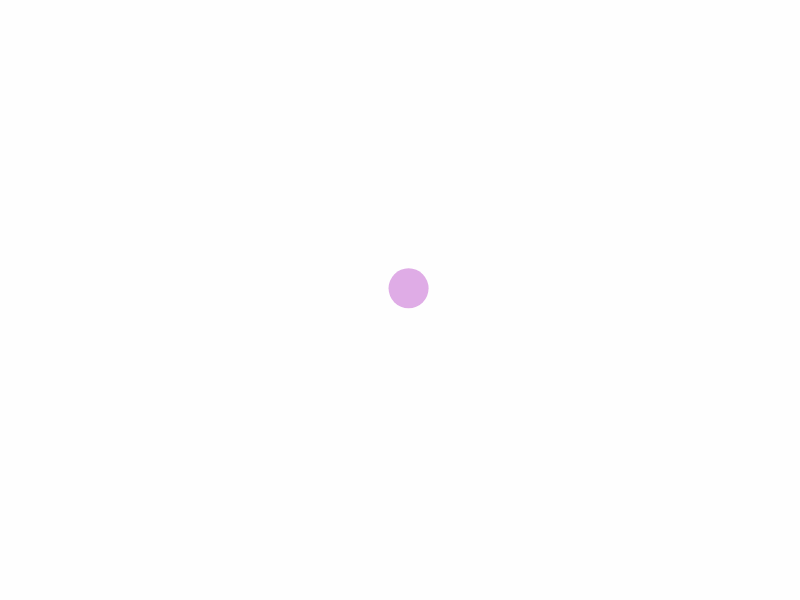
Frame 1 (no input)
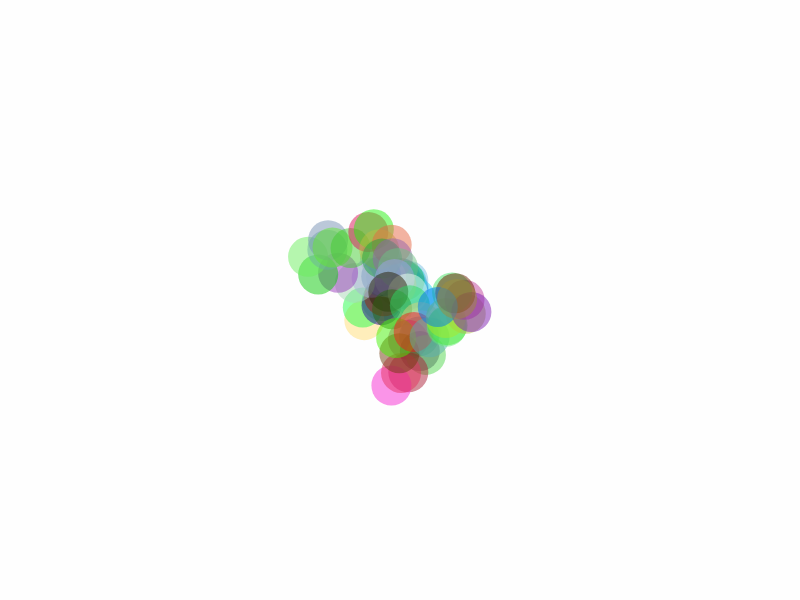
Frame 60 (no input)
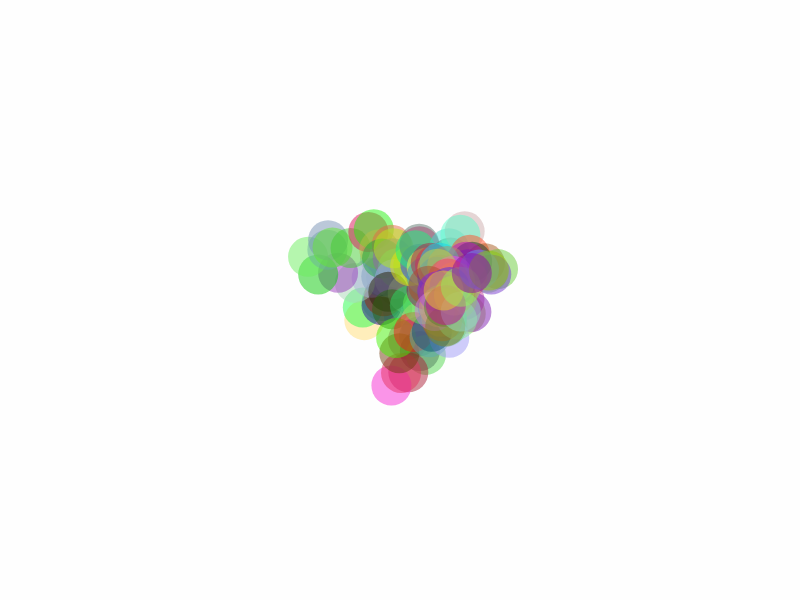
Frame 120 (the mouse pressed at the canvas centre since frame 60)

The p5.js sketch that drew these frames (run headless with seeded random() and noise() and a simulated clock; from frame 60 on, the mouse is pressed at the canvas centre):

// p5.js sketch
// ── sketch.js
// First look at the constructor function 
// al 12 November 2016


var blobs = [];
var x, y;
var gInc = 20;
var gOpac = 127;
var gBSize = 40;
var gTailLength = 500;

function setup() {
		createCanvas(800,600); 
		background("#fefefe");
		noStroke();
		x = width/2;
		y = height/2; 
		createP("Makes a random walk of blobs around the screen.");
		createP("The blob trail is limited to a set number of blobs, after which they begin to disappear.")
	
}

function draw() {
	x = x+random(-gInc,gInc);
	y = y+random(-gInc,gInc);
	if (y>height) { 
		y=0; 
	} 
	if (y<0) { 
		y=height; 
	} 
	if (x>width) { 
		x=0; 
	} 
	if (x<0) { 
		x=width; 
	} 
	
	r = random(255);
	g = random(255);
	b = random(255);
	background("#fefefe");
	
	blobs.push(new Blob(x,y,r,g,b));
	if (blobs.length>gTailLength){
		blobs.splice(0,1);
	}
	for (var i = 0; i < blobs.length; i++) {
		blobs[i].show();
	} // for loop
}	// draw

function Blob(xPos,yPos,rCol,gCol,bCol) { // constructor
	this.x = xPos;
	this.y = yPos;
	this.r = rCol;
	this.g = gCol;
	this.b = bCol;

	this.show = function() {
		fill(this.r,this.g,this.b,gOpac);
		ellipse(this.x,this.y,gBSize);
	} // this.show
}	// fn Blob
	

// ── sketch01.js
// First look at the euclidean geometry and vectors  
// al 12 November 2016

function setup() {
	createCanvas(1000,600);
	background("#fefefe");
	t = new Thing;
	
}

function draw() {	
	t.update();
	t.render();
}

function Thing() { // thing constructor
	this.d = 40;
	this.maxSpeed = 20;
	
	// euclidean velocity - start in centre of canvas with a random velocity
	this.pos = createVector(width/2,height/2);

	this.update = function() {
		this.vel = createVector(random(-100,100),random(-100,100));
		this.vel.normalize();
		this.vel.mult(this.maxSpeed);
		this.pos.add(this.vel);
	} // update


	this.render = function() {
		background("#fefefe");
		noStroke();
		fill(255,0,0,127);
		ellipse(this.pos.x,this.pos.y,this.d);
	} // show
} // Thing



// ── sketch02.js
// Adding accelaration 
// al 12 November 2016

function setup() {
	createCanvas(1000,600);
	background("#fefefe");
	t = new Thing;
	
}

function draw() {	
	gMousePos = createVector(mouseX,mouseY);
	t.update();
	t.render();
}

function Thing() { // thing constructor
	this.d = 40;
	this.maxSpeed = 10;
	// euclidean velocity - start in centre of canvas with a random velocity
	this.pos = createVector(20,20);
	this.vel = createVector(0,0);
	this.acc = createVector(0,0);

	this.update = function() {
		this.vel.add(this.acc);
		this.pos.add(this.vel);
	} // update

	this.render = function() {
		background("#fefefe");
		noStroke();
		fill(255,0,0,150);
		ellipse(this.pos.x,this.pos.y,this.d);
	} // show
} // Thing



// ── sketch03.js
// Seeking the target (mouse position) 
// al 12 November 2016

function setup() {
	createCanvas(1000,600);
	background("#fefefe");
	t = new Thing;
	
}

function draw() {	
	t.update();
	t.render();
}

function Thing() { // thing constructor
	this.d = 40;
	this.maxSpeed = 10;
	// euclidean velocity - start in centre of canvas with a random velocity
	this.pos = createVector(20,20);
	this.vel = createVector(0,0);
	//this.acc = createVector(0,0);

	this.update = function() {
		// calculate vector to mouse
		this.seekTarget();
		this.vel.add(this.acc);
		this.vel.normalize();
		this.vel.mult(this.maxSpeed);
		this.pos.add(this.vel);
	} // update

	this.render = function() {
		background("#fefefe");
		noStroke();
		fill(255,0,0,150);
		ellipse(this.pos.x,this.pos.y,this.d);
	} // show

	this.seekTarget = function() {
		this.mouseNow = createVector(mouseX,mouseY);
		this.acc = this.mouseNow.sub(this.pos); 
	}
} // Thing



// ── sketch04.js
// Seeking the target (mouse position) 
// includes inelegant but effective lock into position
// al 12 November 2016

function setup() {
	createCanvas(1000,600);
	background("#fefefe")
	t = new Thing;
	
}

function draw() {	
	t.update();
	t.render();
}

function Thing() { // thing constructor
	this.d = 50;
	this.maxSpeed = 5;
	// euclidean velocity - start in centre of canvas with a random velocity
	this.pos = createVector(20,20);
	this.vel = createVector(50,50);
	this.acc = createVector(0,0);

	this.update = function() {
		// calculate vector to mouse
		this.seekTarget();
		if (this.acc.mag()<this.d*0.05) {
			this.acc.mult(0);
			this.vel.mult(0);
		}
		this.vel.add(this.acc);
		this.vel.normalize();
		this.vel.mult(this.maxSpeed);
		this.pos.add(this.vel);
	} // update

	this.render = function() {
		background("#fefefe");
		noStroke();
		fill(255,0,0,150);
		ellipse(this.pos.x,this.pos.y,this.d);
	} // show

	this.seekTarget = function() {
		this.mouseNow = createVector(mouseX,mouseY);
		this.acc = this.mouseNow.sub(this.pos); 
	} // render
} // Thing



// ── sketch05.js
// Seeking the target (mouse position) 
// attempts to build in random size and its effect
// on accelaration based on size = mass. 
// al 12 November 2016

var gThingWorld = [];
var gPop = 100;

function setup() {
	createCanvas(1000,600);
	background("#fefefe")
	for (var i = 0; i < gPop; i++) {
		gThingWorld[i] = new Thing;
	}
}

function draw() {	
		background("#fefefe");
	for (var i = 0; i < gThingWorld.length; i++) {
		gThingWorld[i].update();
		gThingWorld[i].render();
	}
}

function Thing() { // thing constructor
	this.d = random(5,30);
	//this.qFactor = p5.Vector.random2D();
	//print(this.qFactor);
	this.force = 0.1/this.d;
	//print(this.d);
	this.maxSpeed = random(1,10);
	// euclidean velocity - start in centre of canvas with a random velocity
	this.pos = createVector(20,20);
	this.vel = createVector(0,0);
	this.acc = createVector(0,0);

	this.update = function() {
		// calculate vector to mouse
		this.seekTarget();
		this.acc.add(this.qFactor);

		if (this.acc.mag()<this.d*0.10) {
			this.acc.mult(0);
			this.vel.mult(0);
		}

		this.acc.mult(1/(this.d));
		this.vel.add(this.acc);
		this.vel.normalize();
		this.vel.mult(this.maxSpeed);
		this.pos.add(this.vel);
	} // update

	this.render = function() {
		noStroke();
		fill(255,0,0,50);
		ellipse(this.pos.x,this.pos.y,this.d);
	} // show

	this.seekTarget = function() {
		this.mouseNow = createVector(mouseX,mouseY);
		this.acc = this.mouseNow.sub(this.pos); 
	}
} // Thing



// ── sketch06.js
// Seeking a target (lone Thing chasing the mouse)
// This example of Craig Reynolds'steering formula in action 
// (steering = desired-velocity)  is from Dan Shiffman's Processing 
// book, The Nature of Code and modified for p5.js by al.  
// al 14 November 2016


function setup() {
	createCanvas(1000,600);
	background("#fefefe")
	t = new Thing(random(width),random(height));
}

function draw() {	
	gTarget = createVector(mouseX,mouseY);
	background("#fefefe");
	t.seekTarget(gTarget);
	t.update();
	t.render();
}

function Thing(startX,startY) { // thing constructor
	this.d = 40; 
	this.maxSpeed = 4;
	this.maxForce = 0.1;

	// euler integration physics engine
	this.acc = createVector(0,0);
	this.vel = createVector(0,0);
	this.pos = createVector(startX,startY);

	// vectors for Reynolds' steering formula
	this.desired = createVector(0,0);
	this.steering = createVector(0,0);

	this.update = function() {
		this.vel.add(this.acc);
		this.vel.limit(this.maxSpeed);
		this.pos.add(this.vel);
		this.acc.mult(0); // reset acc after each update
	} // update

	this.applyForce = function(aForce) {
		this.acc.add(aForce);
	} // applyForce

	this.seekTarget = function(target) {
		this.desired = p5.Vector.sub(target,this.pos);
		this.desired.normalize();
		this.desired.mult(this.maxSpeed);
		this.steering = p5.Vector.sub(this.desired,this.vel);
		this.steering.limit(this.maxForce);
		this.applyForce(this.steering);
	} // seekTarget

	this.render = function() {
		noStroke();
		fill(127,127,0,127);
		ellipse(this.pos.x,this.pos.y,this.d);
	} // render

} // Thing



// ── sketch07.js
// Seeking a target (multiple Things, all identical except for 
// starting position, chasing the mouse)
// This example of Craig Reynolds'steering formula in action 
// (steering = desired-velocity) is from Dan Shiffman's 
// Processing book, The Nature of Code and modified for p5.js by al.  
// al 14 November 2016

var gPop = 500;
var gThings = [];

function setup() {
	createCanvas(1000,600);
	background("#fefefe")
	gThings.length = gPop;
	for (var i = 0; i < gPop; i++) {
		gThings[i] = new Thing(random(width),random(height));
	}
	createP("Target seeking (mouse) with Reynolds steering behaviour");
	createP("sketch07.js");
}

function draw() {	
	gTarget = createVector(mouseX,mouseY);
	background("#fefefe");
	for (var i = 0; i < gThings.length; i++) {
		gThings[i].seekTarget(gTarget);
		gThings[i].update();
		gThings[i].render();
	}	
}

function Thing(startX,startY) { // thing constructor
	this.d = 40; 
	this.maxSpeed = 4;
	this.maxForce = 0.04;

	// euler integration physics engine
	this.acc = createVector(0,0);
	this.vel = createVector(0,0);
	this.pos = createVector(startX,startY);

	// vectors for Reynolds' steering formula
	this.desired = createVector(0,0);
	this.steering = createVector(0,0);

	this.update = function() {
		this.vel.add(this.acc);
		this.vel.limit(this.maxSpeed);
		this.pos.add(this.vel);
		this.acc.mult(0); // reset acc after each update
	} // update

	this.applyForce = function(aForce) {
		this.acc.add(aForce);
	} // applyForce

	this.seekTarget = function(target) {
		this.desired = p5.Vector.sub(target,this.pos);

		this.distTarget = this.desired.mag();
		this.desired.normalize();
		this.desired.mult(this.maxSpeed);
		this.steering = p5.Vector.sub(this.desired,this.vel);
		this.steering.limit(this.maxForce);
		this.applyForce(this.steering);
	} // seekTarget

	this.render = function() {
		noStroke();
		fill(127,127,0,72);
		ellipse(this.pos.x,this.pos.y,this.d);
	} // render

} // Thing



// ── sketch08.js
// Seeking a target (multiple Things, all identical except for 
// starting position, chasing the mouse)
// This example of Craig Reynolds'steering formula in action together with his arrival algorithm
// (steering = desired-velocity) is from Dan Shiffman's 
// Processing book, The Nature of Code and modified for p5.js by al.  
// al 14 November 2016

var gPop = 30;
var gThings = [];

function setup() {
	createCanvas(1000,600);
	background("#fefefe")
	gThings.length = gPop;
	for (var i = 0; i < gPop; i++) {
		gThings[i] = new Thing(random(width),random(height));
	}
	createP("Multiple Things, all identical except for starting position, chasing the mouse");
	createP("With Reynolds' arrival algorithm via Shiffman. sketch08.js")
}

function draw() {	
	gTarget = createVector(mouseX,mouseY);
	background("#fefefe");
	for (var i = 0; i < gThings.length; i++) {
		gThings[i].seekTarget(gTarget);
		gThings[i].update();
		gThings[i].render();
	}	
}

function Thing(startX,startY) { // thing constructor
	this.d = 40; 
	this.maxSpeed = 5;
	this.maxForce = 0.1;

	// euler integration physics engine
	this.acc = createVector(0,0);
	this.vel = createVector(0,0);
	this.pos = createVector(startX,startY);

	// vectors for Reynolds' steering formula
	this.desired = createVector(0,0);
	this.steering = createVector(0,0);

	this.update = function() {
		this.vel.add(this.acc);
		this.vel.limit(this.maxSpeed);
		this.pos.add(this.vel);
		this.acc.mult(0); // reset acc after each update
	} // update

	this.applyForce = function(aForce) {
		this.acc.add(aForce);
	} // applyForce

	this.seekTarget = function(target) {
		this.desired = p5.Vector.sub(target,this.pos);

		this.distTarget = this.desired.mag();
		this.desired.normalize();
	// arrival algorithm from Reynolds	
		if (this.distTarget < 3*this.d) { // 3 x body size
			this.maxArrSpeed = map(this.distTarget,0,100,0,this.maxSpeed);
			this.desired.mult(this.maxArrSpeed);
		} 	else {
			this.desired.mult(this.maxSpeed);
		}
		
		this.steering = p5.Vector.sub(this.desired,this.vel);
		this.steering.limit(this.maxForce);
		this.applyForce(this.steering);
	} // seekTarget

	this.render = function() {
		noStroke();
		fill(127,127,0,127);
		ellipse(this.pos.x,this.pos.y,this.d);
	} // render

} // Thing



// ── sketch09.js
// Seeking a target (multiple Things, all identical except for 
// starting position, chasing the mouse)
// This example of Craig Reynolds'steering formula in action 
// (steering = desired-velocity) is from Dan Shiffman's 
// Processing book, The Nature of Code and modified for p5.js by al.  
// al 14 November 2016

var gPop = 200;
var gThings = [];

function setup() {
	createCanvas(1000,600);
	background("#fefefe")
	gThings.length = gPop;
	for (var i = 0; i < gPop; i++) {
		gThings[i] = new Thing(random(width),random(height));
	}
	createP("Target seeking (mouse) with Reynolds' steering and avoidance behaviours");
	createP("sketch09.js");
}

function draw() {	
	gTarget = createVector(mouseX,mouseY);
	background("#fefefe");
	for (var i = 0; i < gThings.length; i++) {
		gThings[i].seekTarget(gTarget);
		gThings[i].separate(gThings);
		gThings[i].update();
		gThings[i].render();
	}	
	
}

function Thing(startX,startY) { // thing constructor
	this.d = 40; 
	this.maxSpeed = 4;
	this.maxForce = 0.04;

	// euler integration physics engine
	this.acc = createVector(0,0);
	this.vel = createVector(0,0);
	this.pos = createVector(startX,startY);

	// vectors for Reynolds' steering formula
	this.desired = createVector(0,0);
	this.steering = createVector(0,0);

	this.update = function() {
		this.vel.add(this.acc);
		this.vel.limit(this.maxSpeed);
		this.pos.add(this.vel);
		this.acc.mult(0); // reset acc after each update
	} // update

	this.applyForce = function(aForce) {
		this.acc.add(aForce);
	} // applyForce

	this.seekTarget = function(target) {
		this.desired = p5.Vector.sub(target,this.pos);
		this.distTarget = this.desired.mag();
		this.desired.normalize();
		this.desired.mult(this.maxSpeed);
		this.steering = p5.Vector.sub(this.desired,this.vel);
		this.steering.limit(this.maxForce);
		this.applyForce(this.steering);
	} // seekTarget

	this.separate = function(thingArray) {
		this.desSep = this.d*1.1// desired separation in body widths
		closeSum = createVector();
		closeCount = 0;
		for (var i = 0; i < gThings.length; i++) {
			locSep = p5.Vector.dist(this.pos,gThings[i].pos);
//			print(sepLocal); 
			if (locSep>0 && locSep<this.desSep){
				diffVect = p5.Vector.sub(this.pos,gThings[i].pos);
				diffVect.normalize();
				diffVect.div(locSep);
				closeSum.add(diffVect);
				closeCount++;	
			}
		}
		if (closeCount>0) {
			closeSum.div(closeCount);
			closeSum.normalize();
			closeSum.mult(this.maxSpeed);
			this.steering = p5.Vector.sub(closeSum,this.vel);
			this.steering.limit(this.maxForce);
			this.applyForce(this.steering);
		}
	}


	this.render = function() {
		noStroke();
		fill(127,127,0,72);
		ellipse(this.pos.x,this.pos.y,this.d);
	} // render

} // Thing



// ── sketch10.js
// Seeking a target (multiple Things, all identical except for 
// starting position, chasing the mouse)
// This example of Craig Reynolds'steering formula in action 
// (steering = desired-velocity) is from Dan Shiffman's 
// Processing book, The Nature of Code and modified for p5.js by al.  
// al 14 November 2016

var gPop = 100;
var gSeekWt = 5;
var gSepWt =  7;
var gSepMult = 2.1;

var gThings = [];

function setup() {
	createCanvas(1000,600);
	background("#fefefe")
	gThings.length = gPop;
	for (var i = 0; i < gPop; i++) {
		gThings[i] = new Thing(random(width),random(height));
	}
	createP("Target seeking (mouse) with Reynolds' steering and avoidance behaviours");
	createP("sketch09.js");
}

function draw() {	
	gTarget = createVector(mouseX,mouseY);
	background("#fefefe");
	for (var i = 0; i < gThings.length; i++) {
		gThings[i].applyBehaviours(gThings);
		gThings[i].update();
		gThings[i].render();
	}	
}

function Thing(startX,startY) { // thing constructor
	this.d = 40; 
	this.maxSpeed = 5;
	this.maxForce = 0.04;

	// euler integration physics engine
	this.acc = createVector(0,0);
	this.vel = createVector(0,0);
	this.pos = createVector(startX,startY);

	// vectors for Reynolds' steering formula
	this.desired = createVector(0,0);
	this.steering = createVector(0,0);

	this.update = function() {
		this.vel.add(this.acc);
		this.vel.limit(this.maxSpeed);
		this.pos.add(this.vel);
		this.acc.mult(0); // reset acc after each update
	} // update

	this.applyForce = function(aForce) {
		this.acc.add(aForce);
	} // applyForce

	this.applyBehaviours = function(thingArray) {
		this.sepVect = this.separate(thingArray);
		this.sepVect.mult(gSepWt);
		this.seekVect = this.seekTarget(gTarget);
		this.seekVect.mult(gSeekWt);

		this.applyForce(this.sepVect);
		this.applyForce(this.seekVect);
	} // applyBehaviours

	this.seekTarget = function(target) {
		this.desired = p5.Vector.sub(target,this.pos);
		this.distTarget = this.desired.mag();
		this.desired.normalize();
		this.desired.mult(this.maxSpeed);
		this.steering = p5.Vector.sub(this.desired,this.vel);
		this.steering.limit(this.maxForce);
		return this.steering;
	} // seekTarget

	this.separate = function(thingArray) {
		this.desSep = this.d*gSepMult;// desired separation in body widths
		closeSum = createVector();
		closeCount = 0;
		//this.steering = createVector();
		for (var i = 0; i < thingArray.length; i++) {
			locSep = p5.Vector.dist(this.pos,thingArray[i].pos);
			if (locSep>0 && locSep<this.desSep){
				diffVect = p5.Vector.sub(this.pos,thingArray[i].pos);
				diffVect.normalize();
				diffVect.div(locSep);
				closeSum.add(diffVect);
				closeCount++;	
			}
		}
		if (closeCount>0) {
			closeSum.div(closeCount);
			closeSum.normalize();
			closeSum.mult(this.maxSpeed);
			this.steering = p5.Vector.sub(closeSum,this.vel);
			this.steering.limit(this.maxForce);
		}	
		return this.steering;
	} // separate

	this.render = function() {
		noStroke();
		fill(127,127,0,72);
		ellipse(this.pos.x,this.pos.y,this.d);
	} // render

} // Thing



// ── sketch11.js
// Seeking a target (multiple Things, all identical except for 
// starting position, chasing the mouse)
// This example of Craig Reynolds'steering formula in action 
// (steering = desired-velocity) is from Dan Shiffman's 
// Processing book, The Nature of Code and modified for p5.js by al.  
// al 14 November 2016

var gPop = 200;
var gAliWt = 	10;
var gSepWt =  5;
var gTarWt = 5;
var gLocalityRad = 100;
var gSepMult = 4.5;


var gThings = [];

function setup() {
	createCanvas(1000,600);
	background("#fefefe")
	gThings.length = gPop;
	for (var i = 0; i < gPop; i++) {
		gThings[i] = new Thing(random(width),random(height));
	}
	createP("Flocking with two of Reynolds' three rules - separation (avoid), alignment (copy)");
	createP("sketch11.js");
}

function draw() {	
	gTarget = createVector(width/2,height/2);
	background("#fefefe");
	for (var i = 0; i < gThings.length; i++) {
		gThings[i].applyBehaviours(gThings);
		gThings[i].update();
		gThings[i].render();
	}	
}

function Thing(startX,startY) { // thing constructor
	this.d = 5; 
	this.maxSpeed = 7;
	this.maxForce = 0.01;

	this.radar = gLocalityRad; // neighbour sensing - set to global value

	// euler integration physics engine
	this.acc = createVector(0,0);
	this.vel = createVector(0,0);
	this.pos = createVector(startX,startY);

	// vectors for Reynolds' steering formula
	this.desired = createVector(0,0);
	this.steering = createVector(0,0);

	this.update = function() {
		this.vel.add(this.acc);
		this.vel.limit(this.maxSpeed);
		this.pos.add(this.vel);
		this.acc.mult(0); // reset acc after each update
	} // update

	this.applyForce = function(aForce) {
		this.acc.add(aForce);
	} // applyForce

	this.applyBehaviours = function(thingArray) {
		this.sepVect = this.separate(thingArray);
		this.sepVect.mult(gSepWt);
		this.aliVect = this.align(thingArray);
		this.aliVect.mult(gAliWt);
		this.tarVect = this.seekTarget(gTarget);
		this.tarVect.mult(gTarWt);

		this.applyForce(this.sepVect);
		this.applyForce(this.aliVect);
		this.applyForce(this.tarVect);
	} // applyBehaviours

	this.align = function(thingArray) {
		this.radar = gLocalityRad;
		closeSum = createVector();
		closeCount = 0;
		for (var i = 0; i < thingArray.length; i++) {
			locSep = p5.Vector.dist(this.pos,thingArray[i].pos);
			if (locSep>0 && locSep<this.radar) {
				closeSum.add(thingArray[i].vel);	
				closeCount++	
			}
		}	
		if (closeCount>0) {
			closeSum.div(closeCount);
			closeSum.normalize();
			closeSum.mult(this.maxSpeed);
			this.steering = p5.Vector.sub(closeSum,this.vel);
			this.steering.limit(this.maxForce);
		}	else {
			this.steering.mult(0);
		}
		return this.steering;
} // align

	this.seekTarget = function(target) {
		this.desired = p5.Vector.sub(target,this.pos);
		this.distTarget = this.desired.mag();
		this.desired.normalize();
		this.desired.mult(this.maxSpeed);
		this.steering = p5.Vector.sub(this.desired,this.vel);
		this.steering.limit(this.maxForce);
		return this.steering;
	} // seekTarget

	this.separate = function(thingArray) {
		this.desSep = this.d*gSepMult;// desired separation in body widths
		closeSum = createVector();
		closeCount = 0;
		//this.steering = createVector();
		for (var i = 0; i < thingArray.length; i++) {
			locSep = p5.Vector.dist(this.pos,thingArray[i].pos);
			if (locSep>0 && locSep<this.desSep){
				diffVect = p5.Vector.sub(this.pos,thingArray[i].pos);
				diffVect.normalize();
				diffVect.div(locSep);
				closeSum.add(diffVect);
				closeCount++;	
			}
		}
		if (closeCount>0) {
			closeSum.div(closeCount);
			closeSum.normalize();
			closeSum.mult(this.maxSpeed);
			this.steering = p5.Vector.sub(closeSum,this.vel);
			this.steering.limit(this.maxForce);
		}	else {
			this.steering.mult(0);
		}
		return this.steering;
	} // separate

	this.renderTemp = function() {
		noStroke();
		fill(127,127,0,72);
		ellipse(this.pos.x,this.pos.y,this.d);
	} // render

	this.render = function() {
 		// Draw a triangle rotated in the direction of velocity
 		theta = this.vel.heading() + radians(90);	
	  	fill(127,127,0,127);
	  	noStroke();
	  	push();
	  	translate(this.pos.x,this.pos.y);
		rotate(theta);
		beginShape();
	  	vertex(0, -this.d*2);
		vertex(-this.d, this.d*2);
		vertex(this.d, this.d*2);
		endShape(CLOSE);
		// stroke("royalblue");
		// noFill();
		// ellipse(0,0,this.d*4);
		pop();
 	}	// update

} // Thing



// ── sketch12.js
// Seeking a target (multiple Things, all identical except for 
// starting position, chasing the mouse)
// This example of Craig Reynolds'steering formula in action 
// (steering = desired-velocity) is from Dan Shiffman's 
// Processing book, The Nature of Code and modified for p5.js by al.  
// al 14 November 2016

var gPop = 100;
var gAliWt = 	2;
var gSepWt =  2;
var gStaWt = 2;
var gTarWt = 6;
var gLocalityRad = 100;
var gSepMult = 4.5;


var gThings = [];

function setup() {
	createCanvas(1000,600);
	background("#fefefe")
	gThings.length = gPop;
	for (var i = 0; i < gPop; i++) {
		gThings[i] = new Thing(random(width),random(height));
	}
	createP("Flocking with Reynolds' three rules - separation (avoid), alignment (copy), cohesion (centre) (");
	createP("sketch12.js");
}

function draw() {	
	//gTarget = createVector(width/2,height/2);
	gTarget = createVector(mouseX,mouseY);
	background("#fefefe");
	for (var i = 0; i < gThings.length; i++) {
		gThings[i].applyBehaviours(gThings);
		gThings[i].update();
		gThings[i].render();
	}	
}

function Thing(startX,startY) { // thing constructor
	this.d = 5; 
	this.maxSpeed = 7;
	this.maxForce = 0.01;

	this.radar = gLocalityRad; // neighbour sensing - set to global value

	// euler integration physics engine
	this.acc = createVector(0,0);
	this.vel = createVector(0,0);
	this.pos = createVector(startX,startY);

	// vectors for Reynolds' steering formula
	this.desired = createVector(0,0);
	this.steering = createVector(0,0);

	this.update = function() {
		this.vel.add(this.acc);
		this.vel.limit(this.maxSpeed);
		this.pos.add(this.vel);
		this.acc.mult(0); // reset acc after each update
	} // update

	this.applyForce = function(aForce) {
		this.acc.add(aForce);
	} // applyForce

	this.applyBehaviours = function(thingArray) {
		
		this.sepVect = this.separate(thingArray);
		this.sepVect.mult(gSepWt);
		this.aliVect = this.align(thingArray);
		this.aliVect.mult(gAliWt);
		this.staVect = this.stayTogether(thingArray);
		this.staVect.mult(gStaWt);
		this.tarVect = this.seekTarget(gTarget);
		this.tarVect.mult(gTarWt);

		this.applyForce(this.sepVect);
		this.applyForce(this.aliVect);
		this.applyForce(this.staVect);
		this.applyForce(this.tarVect);
	} // applyBehaviours

	this.align = function(thingArray) {
		closeSum = createVector();
		closeCount = 0;
		for (var i = 0; i < thingArray.length; i++) {
			locSep = p5.Vector.dist(this.pos,thingArray[i].pos);
			if (locSep>0 && locSep<this.radar) {
				closeSum.add(thingArray[i].vel);	
				closeCount++	
			}
		}	
		if (closeCount>0) {
			closeSum.div(closeCount);
			closeSum.normalize();
			closeSum.mult(this.maxSpeed);
			this.steering = p5.Vector.sub(closeSum,this.vel);
			this.steering.limit(this.maxForce);
		}	else {
			this.steering.mult(0);
		}
		return this.steering;
} // align

	this.seekTarget = function(target) {
		this.desired = p5.Vector.sub(target,this.pos);
		this.distTarget = this.desired.mag();
		this.desired.normalize();
		this.desired.mult(this.maxSpeed);
		this.steering = p5.Vector.sub(this.desired,this.vel);
		this.steering.limit(this.maxForce);
		return this.steering;
	} // seekTarget

	this.separate = function(thingArray) {
		this.desSep = this.d*gSepMult;// desired separation in body widths
		closeSum = createVector();
		closeCount = 0;
		for (var i = 0; i < thingArray.length; i++) {
			locSep = p5.Vector.dist(this.pos,thingArray[i].pos);
			if (locSep>0 && locSep<this.desSep){
				diffVect = p5.Vector.sub(this.pos,thingArray[i].pos);
				diffVect.normalize();
				diffVect.div(locSep);
				closeSum.add(diffVect);
				closeCount++;	
			} //if
		} //for
		if (closeCount>0) {
			closeSum.div(closeCount);
			closeSum.normalize();
			closeSum.mult(this.maxSpeed);
			this.steering = p5.Vector.sub(closeSum,this.vel);
			this.steering.limit(this.maxForce);
		}	else {
			this.steering.mult(0);
		} //else
		return this.steering;
	} // separate

	this.stayTogether = function(thingArray) {
		closeSum = createVector();
		closeCount = 0;
		for (var i = 0; i < thingArray.length; i++) {
			locSep = p5.Vector.dist(this.pos,thingArray[i].pos);
			if (locSep>0 && locSep<this.radar) {
				closeSum.add(thingArray[i].pos);	
				closeCount++	
			}
		}	
		if (closeCount>0) {
			closeSum.div(closeCount);
			closeSum.normalize();
			closeSum.mult(this.maxSpeed);
			this.steering = p5.Vector.sub(closeSum,this.loc);
			this.steering.limit(this.maxForce);
		}	else {
			this.steering.mult(0);
		} // else

		return this.steering;
	} //stayTogether

	this.renderTemp = function() {
		noStroke();
		fill(127,127,0,72);
		ellipse(this.pos.x,this.pos.y,this.d);
	} // render

	this.render = function() {
 		// Draw a triangle rotated in the direction of velocity
 		theta = this.vel.heading() + radians(90);	
	  	fill(127,127,0,127);
	  	noStroke();
	  	push();
	  	translate(this.pos.x,this.pos.y);
		rotate(theta);
		beginShape();
	  	vertex(0, -this.d*2);
		vertex(-this.d, this.d*2);
		vertex(this.d, this.d*2);
		endShape(CLOSE);
		pop();
 	}	// update

} // Thing
